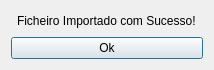
<?xml version="1.0" encoding="UTF-8"?>
<ui version="4.0">
 <class>Dialog</class>
 <widget class="QDialog" name="Dialog">
  <property name="geometry">
   <rect>
    <x>0</x>
    <y>0</y>
    <width>214</width>
    <height>70</height>
   </rect>
  </property>
  <property name="maximumSize">
   <size>
    <width>214</width>
    <height>70</height>
   </size>
  </property>
  <property name="windowTitle">
   <string>Sucesso Importar </string>
  </property>
  <layout class="QGridLayout" name="gridLayout">
   <item row="0" column="0">
    <layout class="QVBoxLayout" name="verticalLayout">
     <item alignment="Qt::AlignHCenter">
      <widget class="QLabel" name="label">
       <property name="text">
        <string>&lt;html&gt;&lt;head/&gt;&lt;body&gt;&lt;p&gt;Ficheiro Importado com Sucesso!&lt;/p&gt;&lt;/body&gt;&lt;/html&gt;</string>
       </property>
      </widget>
     </item>
     <item>
      <widget class="QPushButton" name="pushButton">
       <property name="text">
        <string>Ok</string>
       </property>
      </widget>
     </item>
    </layout>
   </item>
  </layout>
 </widget>
 <resources/>
 <connections/>
</ui>
